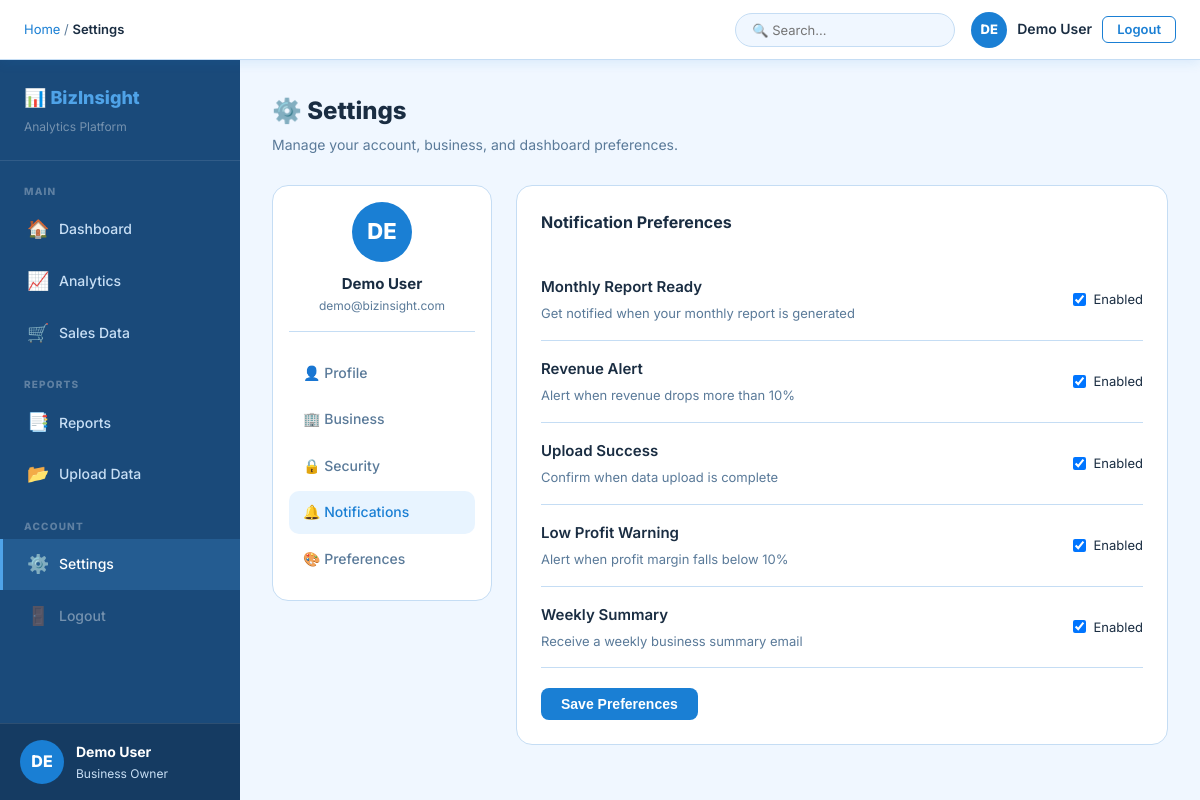
/settings.php?tab=notifications (signed in), run on the app's committed database.
### tables this page shows
CREATE TABLE IF NOT EXISTS users (
  id            INT AUTO_INCREMENT PRIMARY KEY,
  name          VARCHAR(100)  NOT NULL,
  email         VARCHAR(150)  NOT NULL UNIQUE,
  password      VARCHAR(255)  NOT NULL,
  business_name VARCHAR(150)  DEFAULT '',
  business_type VARCHAR(80)   DEFAULT '',
  phone         VARCHAR(30)   DEFAULT '',
  city          VARCHAR(80)   DEFAULT '',
  gst           VARCHAR(30)   DEFAULT '',
  currency      VARCHAR(10)   DEFAULT 'INR',
  created_at    DATETIME      DEFAULT CURRENT_TIMESTAMP,
  updated_at    DATETIME      DEFAULT CURRENT_TIMESTAMP ON UPDATE CURRENT_TIMESTAMP
);

### includes/auth_check.php (called while the page is built, shortened)
<?php
function getCurrentUser() {
    return [
        'id'    => $_SESSION['user_id'],
        'name'  => $_SESSION['user_name']  ?? 'User',
        'email' => $_SESSION['user_email'] ?? '',
    ];
}
?>

### includes/functions.php (called while the page is built, shortened)
<?php
function e($str) {
    return htmlspecialchars($str, ENT_QUOTES, 'UTF-8');
}
?>

### settings.php (the view, shortened to what this page needs)
<?php
require_once 'includes/auth_check.php';
require_once 'includes/db.php';
require_once 'includes/functions.php';
$user = getCurrentUser();
$uid  = $user['id'];
$stmt = $conn->prepare("SELECT * FROM users WHERE id = ?");
$stmt->bind_param("i", $uid);
$stmt->execute();
$profile = $stmt->get_result()->fetch_assoc();
$active_tab = $_GET['tab'] ?? 'profile';
include 'includes/header.php';
?>
<div class="page-header">
  <div>
    <h1>⚙️ Settings</h1>
    <p>Manage your account, business, and dashboard preferences.</p>
  </div>
</div>
<div class="settings-grid">
  <div class="card settings-nav" style="padding:16px;height:fit-content">
    <div class="settings-nav-avatar" style="text-align:center;margin-bottom:20px;padding-bottom:16px;border-bottom:1px solid var(--border)">
      <div class="user-avatar" style="margin:0 auto 10px;width:60px;height:60px;font-size:22px"><?= strtoupper(substr($profile['name'],0,2)) ?></div>
      <div style="font-weight:700"><?= e($profile['name']) ?></div>
      <div style="font-size:12px;color:var(--text-muted)"><?= e($profile['email']) ?></div>
    </div>
    <div class="settings-nav-links">
      <a href="?tab=profile" class="settings-link <?= $active_tab==='profile'?'active':'' ?>">👤 Profile</a>
      <a href="?tab=business" class="settings-link <?= $active_tab==='business'?'active':'' ?>">🏢 Business</a>
      <a href="?tab=security" class="settings-link <?= $active_tab==='security'?'active':'' ?>">🔒 Security</a>
      <a href="?tab=notifications" class="settings-link <?= $active_tab==='notifications'?'active':'' ?>">🔔 Notifications</a>
      <a href="?tab=preferences" class="settings-link <?= $active_tab==='preferences'?'active':'' ?>">🎨 Preferences</a>
    </div>
  </div>
  <div>
    <?php if($active_tab === 'profile'): ?>
    <div class="card">
      <div class="card-title" style="margin-bottom:24px">Profile Settings</div>
      <form method="POST">
        <input type="hidden" name="action" value="profile">
        <div class="form-row-grid">
          <div class="form-group"><label>Full Name <span class="req">*</span></label><input type="text" name="name" class="input-field" value="<?= e($profile['name']) ?>" required></div>
          <div class="form-group"><label>Email (read-only)</label><input type="email" class="input-field" value="<?= e($profile['email']) ?>" readonly style="opacity:.6;cursor:not-allowed"></div>
        </div>
        <div class="form-row-grid">
          <div class="form-group"><label>Phone Number</label><input type="text" name="phone" class="input-field" value="<?= e($profile['phone'] ?? '') ?>" placeholder="+91 98765 43210"></div>
          <div class="form-group"><label>City / Location</label><input type="text" name="city" class="input-field" value="<?= e($profile['city'] ?? '') ?>" placeholder="Mumbai, India"></div>
        </div>
        <button type="submit" class="btn btn-primary">Save Profile</button>
      </form>
    </div>
    <?php elseif($active_tab === 'notifications'): ?>
    <div class="card">
      <div class="card-title" style="margin-bottom:24px">Notification Preferences</div>
      <div style="display:flex;flex-direction:column;gap:0">
        <?php
        $notifs = [
          ['Monthly Report Ready', 'Get notified when your monthly report is generated'],
          ['Revenue Alert', 'Alert when revenue drops more than 10%'],
          ['Upload Success', 'Confirm when data upload is complete'],
          ['Low Profit Warning', 'Alert when profit margin falls below 10%'],
          ['Weekly Summary', 'Receive a weekly business summary email'],
        ];
        foreach($notifs as $n): ?>
        <div class="notif-row">
          <div><div style="font-weight:600;margin-bottom:4px"><?= $n[0] ?></div><div style="font-size:13px;color:var(--text-muted)"><?= $n[1] ?></div></div>
          <label style="cursor:pointer;display:flex;align-items:center;gap:8px;font-size:13px;white-space:nowrap"><input type="checkbox" checked> Enabled</label>
        </div>
        <?php endforeach; ?>
      </div>
      <button class="btn btn-primary" style="margin-top:20px" onclick="showToast('🔔 Notification preferences saved!')">Save Preferences</button>
    </div>
    <?php endif; ?>
  </div>
</div>
<?php include 'includes/footer.php'; ?>

### assets/css/style.css (style rules this page uses)
*, *::before, *::after { margin: 0; padding: 0; box-sizing: border-box; }
:root { --blue: #1a7fd4; --blue-light: #e8f4ff; --blue-mid: #4fa3e8; --blue-dark: #0d5fa3; --white: #ffffff; --bg: #f0f7ff; --sidebar: #1a4a7a; --sidebar-txt: #c8dff5; --text: #1a2d42; --text-muted: #5a7a99; --border: #c5ddf4; --green: #16a34a; --red: #dc2626; --amber: #d97706; --purple: #7c3aed; --shadow: rgba(26,127,212,.12); }
body { font-family: 'Segoe UI', system-ui, -apple-system, sans-serif; background: var(--bg); color: var(--text); font-size: 15px; line-height: 1.6; min-height: 100vh; }
.btn { padding: 9px 20px; border-radius: 8px; border: none; cursor: pointer; font-size: 14px; font-weight: 600; text-decoration: none; display: inline-block; transition: all .2s; line-height: 1; }
.btn-primary { background: var(--blue); color: #fff; }
.card { background: var(--white); border: 1.5px solid var(--border); border-radius: 16px; padding: 24px; margin-bottom: 24px; }
.card-title { font-size: 16px; font-weight: 700; color: var(--text); }
.settings-link { display: block; padding: 10px 14px; border-radius: 10px; color: var(--text-muted); text-decoration: none; font-size: 14px; font-weight: 500; cursor: pointer; margin-bottom: 4px; transition: all .2s; }
.settings-link:hover, .settings-link.active { background: var(--blue-light); color: var(--blue); }

### assets/css/dashboard.css (style rules this page uses)
.topbar-avatar, .user-avatar { width: 36px; height: 36px; border-radius: 50%; background: var(--blue); color: #fff; display: flex; align-items: center; justify-content: center; font-size: 13px; font-weight: 800; flex-shrink: 0; }
.user-avatar { width: 44px; height: 44px; font-size: 16px; }
.page-header { display: flex; align-items: flex-start; justify-content: space-between; margin-bottom: 28px; }
.page-header h1 { font-size: 24px; font-weight: 800; margin-bottom: 4px; }
.page-header p { color: var(--text-muted); font-size: 14px; }

### includes/header.php (style rules this page uses)
body { font-family: 'Inter', 'Segoe UI', system-ui, sans-serif; }

### settings.php (style rules this page uses)
.settings-grid { display: grid; grid-template-columns: 220px 1fr; gap: 24px; }
.notif-row { display: flex; justify-content: space-between; align-items: center; padding: 16px 0; border-bottom: 1px solid var(--border); gap: 16px; }

### data on the page
users: name "DE", name "Demo User", email "demo@bizinsight.com"

### other printed values
$page_title "Settings"
$initials "DE"
$display_name "Demo User"
substr($sidebar_name, 0, 2) "DE"
$sidebar_name "Demo User"
$n[0] "Monthly Report Ready"
$n[1] "Get notified when your monthly report is generated"
$n[0] "Revenue Alert"
$n[1] "Alert when revenue drops more than 10%"
$n[0] "Upload Success"
$n[1] "Confirm when data upload is complete"
$n[0] "Low Profit Warning"
$n[1] "Alert when profit margin falls below 10%"
$n[0] "Weekly Summary"
$n[1] "Receive a weekly business summary email"
